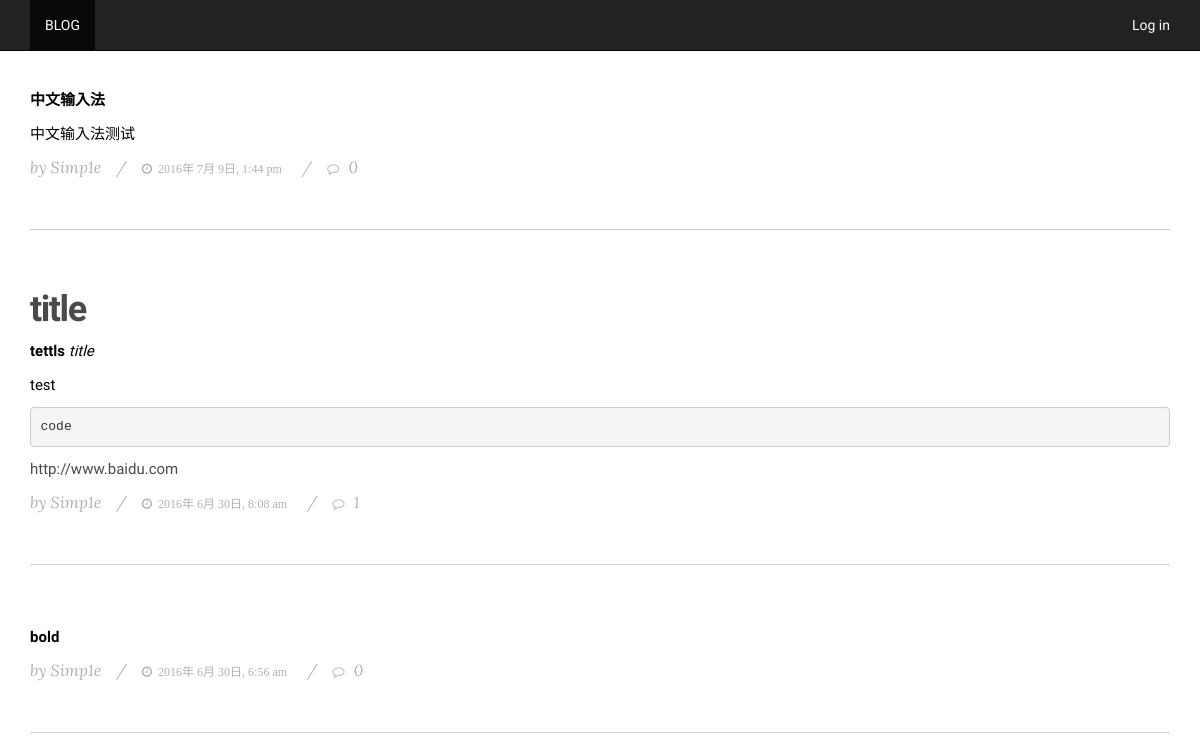
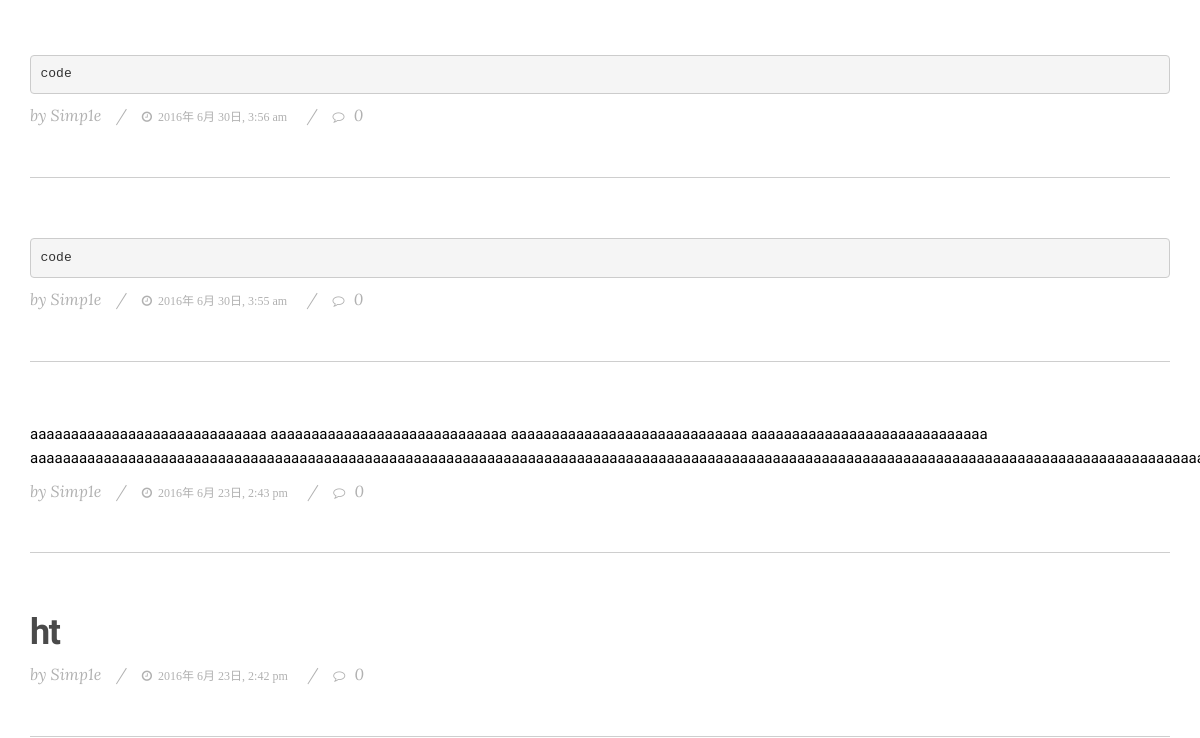
Before: / (upper part) with the older database file (2 pictures, top to bottom).
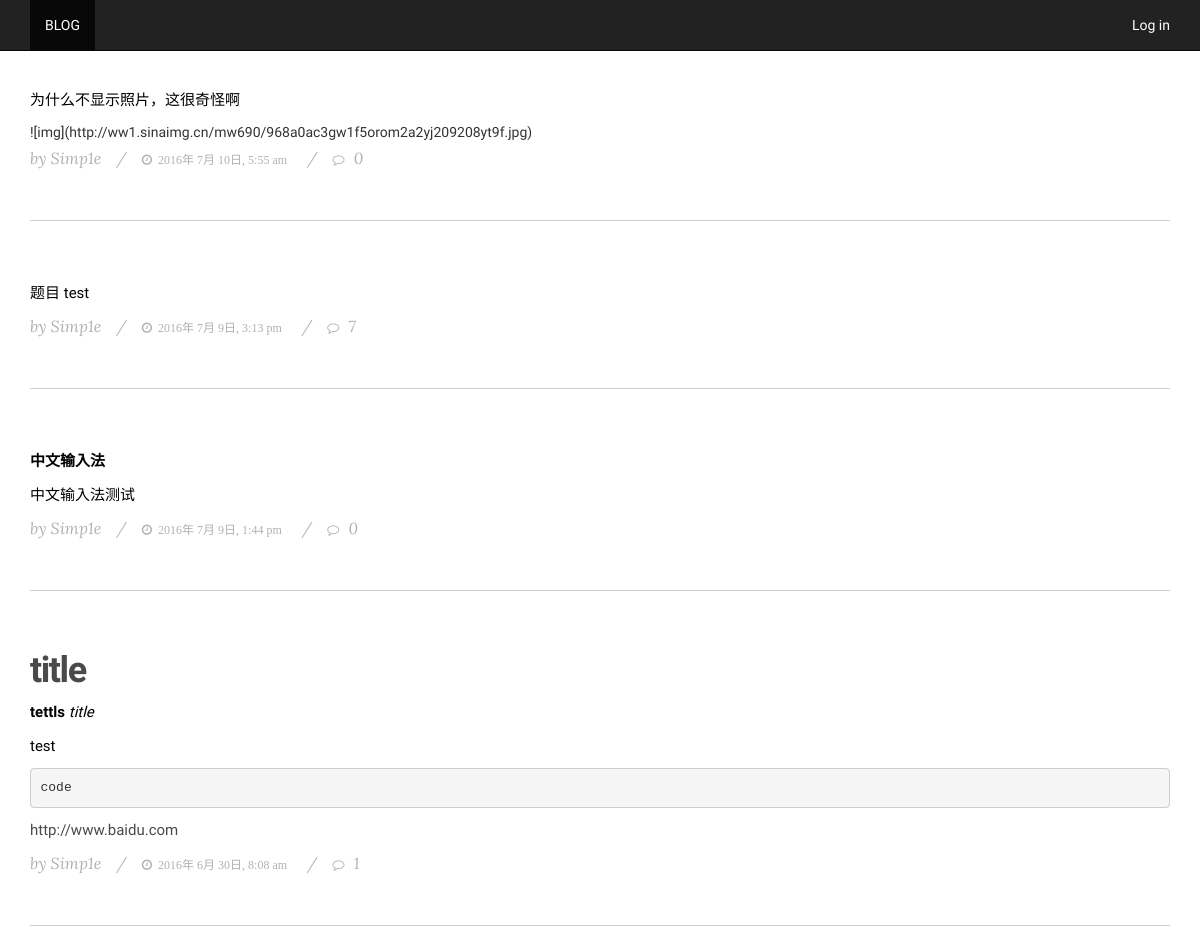
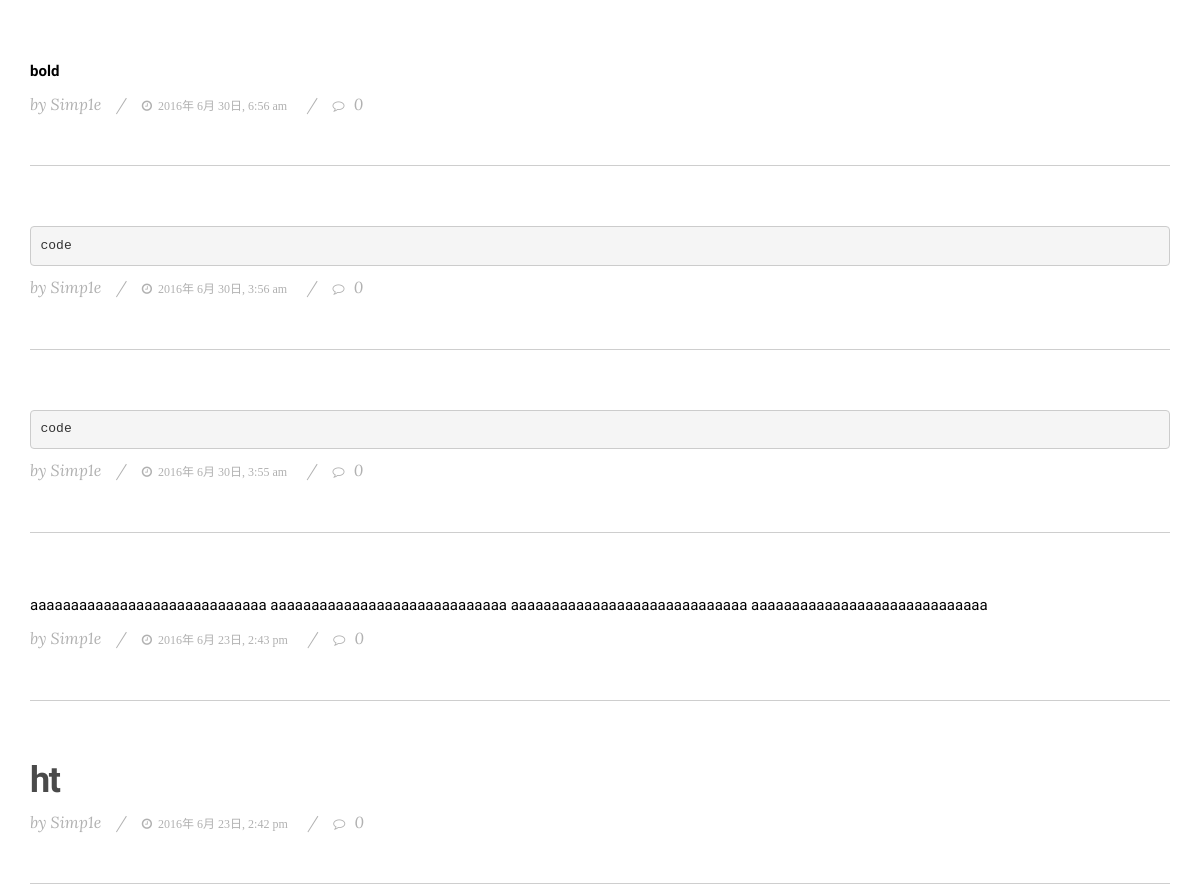
After: the same page with the newer database file (2 pictures, top to bottom).
### app/models.py (models this page shows, shortened)
class Post(db.Model):
    __tablename__ = 'posts'
    id = db.Column(db.Integer, primary_key=True)
    body = db.Column(db.Text)
    body_html = db.Column(db.Text)
    timestamp = db.Column(db.DateTime, index=True, default=datetime.utcnow)
    author_name = db.Column(db.Integer, db.ForeignKey('users.id'))
    comments = db.relationship('Comment', backref='post', lazy='dynamic')

### app/main/views.py (the view)
@main.route('/', methods=['GET', 'POST'])
def index():
    form = PostForm()
    if current_user.can(Permission.WRITE_ARTICLES) and \
            form.validate_on_submit():
        post = Post(body=form.body.data,
                    author=current_user._get_current_object())
        db.session.add(post)
        return redirect(url_for('.index'))
    page = request.args.get('page', 1, type=int)
    pagination = Post.query.order_by(Post.timestamp.desc()).paginate(
        page, per_page=current_app.config['FLASKY_POST_PER_PAGE'],
        error_out=False)
    posts = pagination.items
    return render_template('index.html', form=form, posts=posts,
                           pagination=pagination)

### app/main/__init__.py (called while the page is built)
@main.app_context_processor
def inject_permissions():
    return dict(Permission=Permission)

### app/models.py (called while the page is built)
    def can(self, permissions):
        return False

### app/templates/index.html (shortened to what this page needs)
{% extends "base.html" %}
{% import "bootstrap/wtf.html" as wtf %}
{% import "_macro.html" as macro %}
{% block page_content %}
<div >
    {% include '_post.html' %}
</div>
{% endblock %}

### app/templates/_post.html (shortened to what this page needs)
{% for post in posts %}
    <article class='posts'>
        <div class="post-body" >
            {% if post.body_html %}
                {{ post.body_html | safe }}
            {% else %}
                {{ post.body }}
            {% endif %}
        </div>
        <div class="post-meta"><span>by Simp1e</span>/<span><i class="fa fa-clock-o">&ensp;{{ moment(post.timestamp).format('YYYY年 M月 D日, h:mm a') }}</i></span>/<span><i class="fa fa-comment-o"></i> <a href="{{ url_for('.post', id=post.id) }}#comments">{{ post.comments.count() }}</a></span>
        </div>
    </article>
{% endfor %}

Changed rows visible on the page:
added Post: body_html "为什么不显示照片，这很奇怪啊 ![img](http://ww1.sinaimg.cn/mw690/968a0ac3gw1f5orom2a2yj209208yt9f.jpg)", timestamp "2016年 7月 10日, 5:55 am", comments.count "0"
added Post: body_html "题目 test", timestamp "2016年 7月 9日, 3:13 pm", comments.count "7"
changed Post "2016年 6月 23日, 2:43 pm": body_html "aaaaaaaaaaaaaaaaaaaaaaaaaaaaa aaaaaaaaaaaaaaaaaaaaaaaaaaaaa aaaaaaaaaaaaaaaaaaaaaaaaaaaaa aaaaaaaaaaaaaaaaaaaaaaaaaaaaa…" → "aaaaaaaaaaaaaaaaaaaaaaaaaaaaa aaaaaaaaaaaaaaaaaaaaaaaaaaaaa aaaaaaaaaaaaaaaaaaaaaaaaaaaaa aaaaaaaaaaaaaaaaaaaaaaaaaaaaa"
